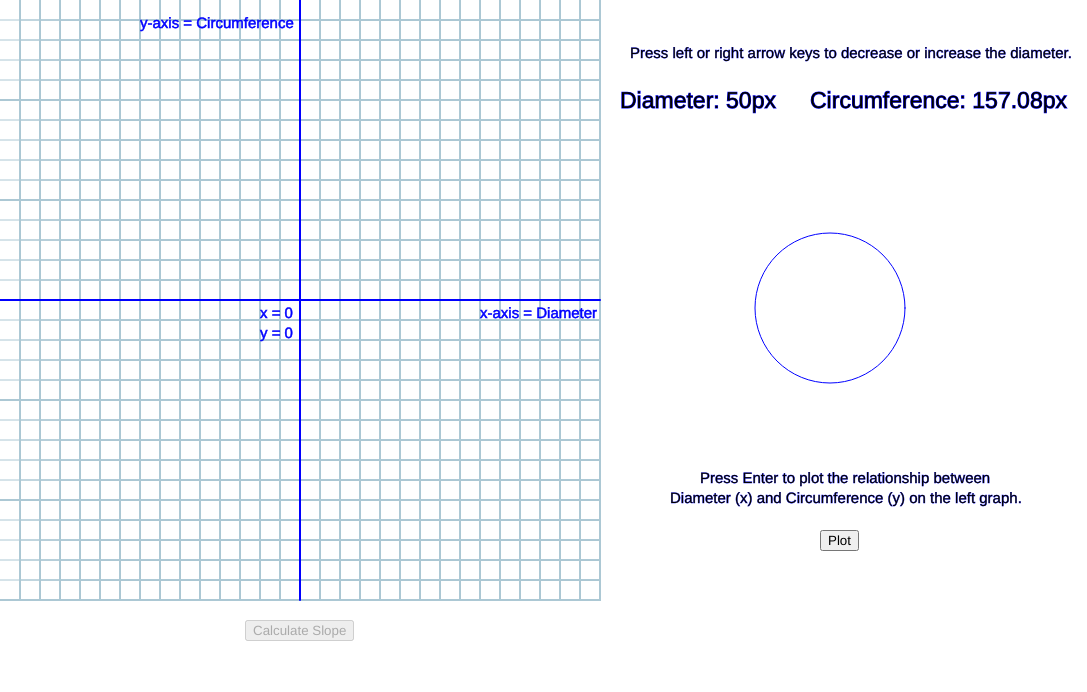
Frame 1 (no input)
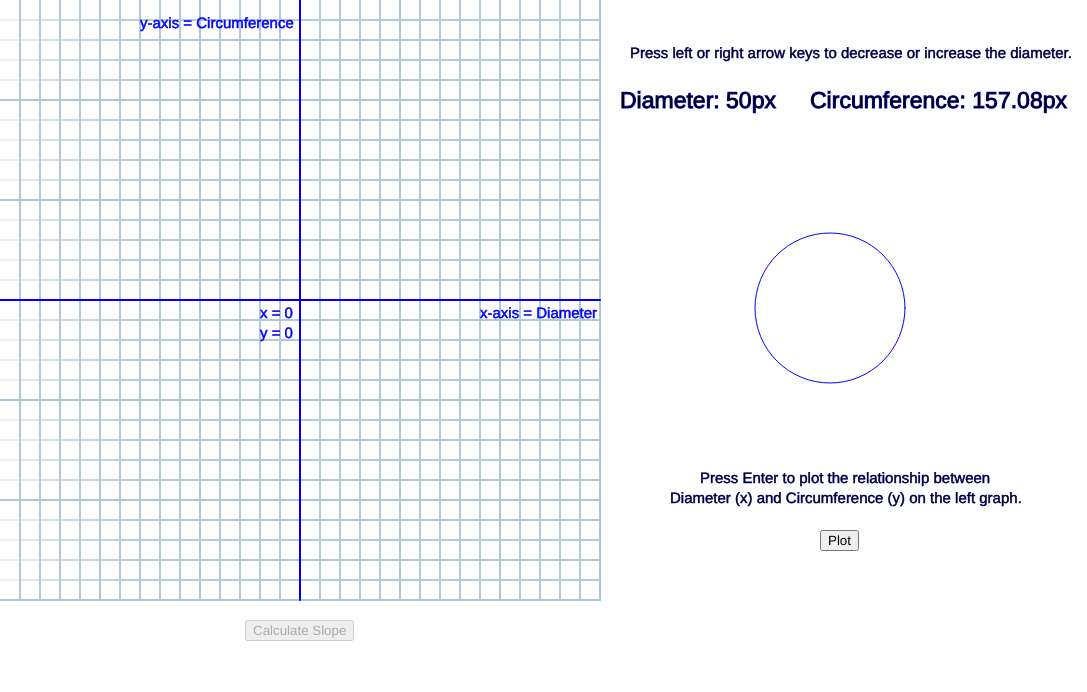
Frame 60 (no input)
Frame 120 (the mouse pressed at the canvas centre since frame 60): identical to frame 60, image omitted

The p5.js sketch that drew these frames (run headless with seeded random() and noise() and a simulated clock; from frame 60 on, the mouse is pressed at the canvas centre):

// p5.js sketch
// ── sketch.js
var x, y;
var size = 50;
var area;
var diameter;
var radius;
var circumference;

let xSize = 600;
let ySize = 600;
let xVal, yVal;

let XplotSaver = [];
let YplotSaver = [];

let button;
let lineButton;


let entered = false;
let twoPlots = false;
let drawLineStatus = false;


function setup() {
	createCanvas(1087, 692);
	size = 50;
    smooth();
    x = (530);
    y = (700);
    button = createButton('Plot');
  button.position(820, 530);
  lineButton = createButton('Calculate Slope');
  lineButton.position(245, 620);
}



function draw() {
	clear();
    drawGrid();
	calculate();

	if (keyIsPressed === true && keyCode === RIGHT_ARROW) {
		size += 1
	}
	if (keyIsPressed === true && keyCode === LEFT_ARROW) {
		size -= 1
	}
	if (size < 4) {
		size = 4
	}
	if (size > 50) {
		size = 50
	}

	
      // Invert the y axis
    scale(1, -1);
    translate(0, -height);
  
    //draw dircle
    fill (255);
    strokeWeight (1);
	ellipse(x, y, size*3, size*3);
	
	textSize(23);
    fill(0,0,0);
	text("Diameter: "+diameter+"px", 320, 500)
	text("Circumference: "+circumference+"px", 510, 500);
  textSize(15);
  strokeWeight (0.5);
  text ("Press left or right arrow keys to decrease or increase the diameter.", 330, 450)
  
  text ("Press Enter to plot the relationship between", 400, 875);
  text ("Diameter (x) and Circumference (y) on the left graph.", 370, 895);
  
  fill (0, 0, 255)
  text ("x-axis = Diameter", 180, 710);
  text ("y-axis = Circumference", -160, 420);
  text ("y = 0", -40, 730);
  text ("x = 0", -40, 710);
  
  
        // Invert the y axis
    scale(1, -1);
    translate(0, -height);
    plotting(diameter, circumference);
  
   button.mousePressed(setTrue);

  
  for (let i = 0; i < XplotSaver.length; i++){
        circle (XplotSaver[i], YplotSaver[i],5);
  }
  
  if (XplotSaver.length >= 2){
    twoPlots = true;
  }
  enableButton();
  
lineButton.mousePressed(setLineTrue);
  
  if (drawLineStatus == true){
    fill (0, 0, 0);
    drawLine();
  }
  
}


function calculate() {
	
	var π = 3.141592653589793238;
	var _diameter = size;
	var _radius = _diameter/2;
	var _area = (_radius*_radius)*π
	var _circumference = _diameter*π
	
	
	radius = round(_radius, 2)
	diameter = round(_diameter, 2)
	circumference = round(_circumference, 2)
}

function drawGrid(){
  // Draw a grid
  let gridSize = 20;

    for (let x = gridSize; x <= xSize; x += gridSize) {
        for (let y = gridSize; y <= ySize; y += gridSize) {
            stroke(172, 200, 212);
            smooth();
            line(x, 0, x, ySize);
            line(x - gridSize, y, xSize, y);
        }
    }
    
    // Draw a second grid
    gridSize = 100;
    for (let x = gridSize; x <= xSize; x += gridSize) {
        for (let y = gridSize; y <= ySize; y += gridSize) {
            stroke(172, 200, 212);
            strokeWeight(2);
            smooth();
            line(x, 0, x, ySize);
            line(x - gridSize, y, xSize, y);
        }
    }    

    // Invert the y axis
    scale(1, -1);
    translate(0, -ySize);

    // this centers what is drawn
    translate(xSize / 2, ySize / 2);

    // Draw the axes
    stroke(0, 0, 255);
    strokeWeight(2);
    // Y axis
    line(0, 0, 0, 300);
    line(0, 0, 0, -300);
    // X axis
    line(0, 0, 300, 0);
    line(0, 0, -300, 0);
}

function setTrue (){
  entered = true;
}

function plotting (xVal, yVal){
  let plotX, plotY;
  plotX= map(xVal, 0, 160, 0, xSize/2);
  plotY= map(yVal, 0, 160, 0, ySize/2);
  fill ('purple');
  
  if (entered == true) {
	append (XplotSaver, plotX);
    append (YplotSaver, plotY);
    entered = false;
	}
}

function setLineTrue(){
  drawLineStatus = true;
}

function drawLine(){
  stroke (255, 0, 0);
  fill (255, 0, 0);
  line(1, 3.14, 50*3, 157*3);
  scale(1, -1);
  text ("f(x) = 3.14x", 50, -100);
}

function enableButton() {
   if (twoPlots) { lineButton.removeAttribute('disabled');
   } else {
lineButton.attribute('disabled', '');
   }
 }
